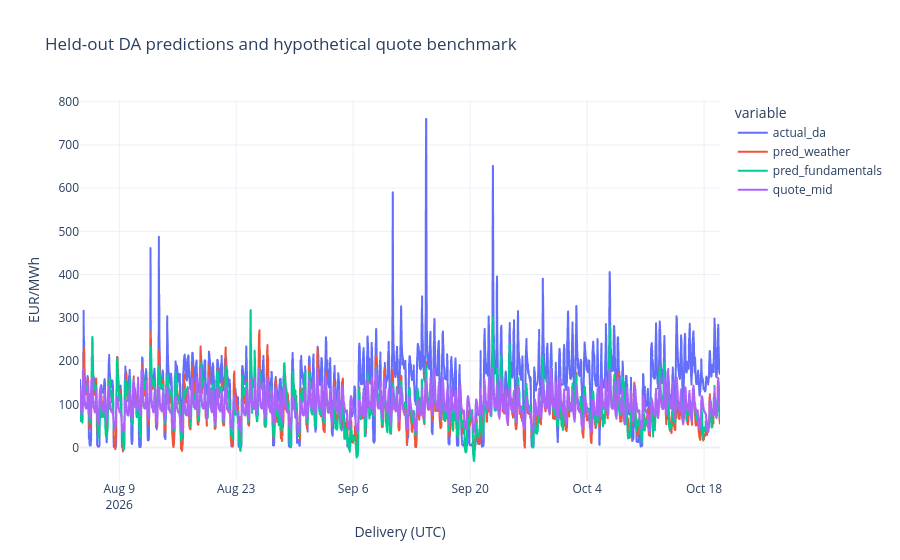

The notebook cell saved with this chart:
### Markdown cell above
## Relative MAE improvement
For **each evaluation subset separately**:

$$\text{fundamentals\_improvement\_pct}=100\times\frac{MAE_{weather}-MAE_{fundamentals}}{MAE_{weather}}.$$

- Weather MAE = 25, Fundamentals MAE = 20 → **+20%**: Fundamentals reduces absolute error by 20%.
- Weather MAE = 20, Fundamentals MAE = 25 → **−25%**: Fundamentals has 25% higher error.
- Equal nonzero MAE → 0%. If Weather MAE is zero, or the subset has no observations, the percentage is undefined (`NaN`).

The denominator is **Weather MAE**, not the benchmark and not the actual price. This is an error reduction, not a trading return or an accuracy score. Both models are evaluated on identical timestamps within each subset.

### Code cell
comparison = improvement_table(result['metrics'])
display(comparison.round(2))
prediction_figure(result['predictions']).show()

### Figure 1 — Plotly figure (JSON) as saved in the notebook; plotly's stock layout.template omitted (floating-point values rounded to 4 significant figures; data arrays with more than 128 entries replaced by an {"elided": "..."} marker saying what was removed)
{"data": [{"hovertemplate": "variable=actual_da<br>Delivery (UTC)=%{x}<br>EUR/MWh=%{y}<extra></extra>", "legendgroup": "actual_da", "line": {"color": "#636efa", "dash": "solid"}, "marker": {"symbol": "circle"}, "mode": "lines", "name": "actual_da", "showlegend": true, "type": "scattergl", "x": {"elided": "7354 str values"}, "xaxis": "x", "y": {"elided": "7354 float values"}, "yaxis": "y"}, {"hovertemplate": "variable=pred_weather<br>Delivery (UTC)=%{x}<br>EUR/MWh=%{y}<extra></extra>", "legendgroup": "pred_weather", "line": {"color": "#EF553B", "dash": "solid"}, "marker": {"symbol": "circle"}, "mode": "lines", "name": "pred_weather", "showlegend": true, "type": "scattergl", "x": {"elided": "7354 str values"}, "xaxis": "x", "y": {"elided": "7354 float values"}, "yaxis": "y"}, {"hovertemplate": "variable=pred_fundamentals<br>Delivery (UTC)=%{x}<br>EUR/MWh=%{y}<extra></extra>", "legendgroup": "pred_fundamentals", "line": {"color": "#00cc96", "dash": "solid"}, "marker": {"symbol": "circle"}, "mode": "lines", "name": "pred_fundamentals", "showlegend": true, "type": "scattergl", "x": {"elided": "7354 str values"}, "xaxis": "x", "y": {"elided": "7354 float values"}, "yaxis": "y"}, {"hovertemplate": "variable=quote_mid<br>Delivery (UTC)=%{x}<br>EUR/MWh=%{y}<extra></extra>", "legendgroup": "quote_mid", "line": {"color": "#ab63fa", "dash": "solid"}, "marker": {"symbol": "circle"}, "mode": "lines", "name": "quote_mid", "showlegend": true, "type": "scattergl", "x": {"elided": "7354 str values"}, "xaxis": "x", "y": {"elided": "7354 float values"}, "yaxis": "y"}], "layout": {"legend": {"title": {"text": "variable"}, "tracegroupgap": 0}, "title": {"text": "Held-out DA predictions and hypothetical quote benchmark"}, "xaxis": {"anchor": "y", "domain": [0, 1], "title": {"text": "Delivery (UTC)"}}, "yaxis": {"anchor": "x", "domain": [0, 1], "title": {"text": "EUR/MWh"}}}}
